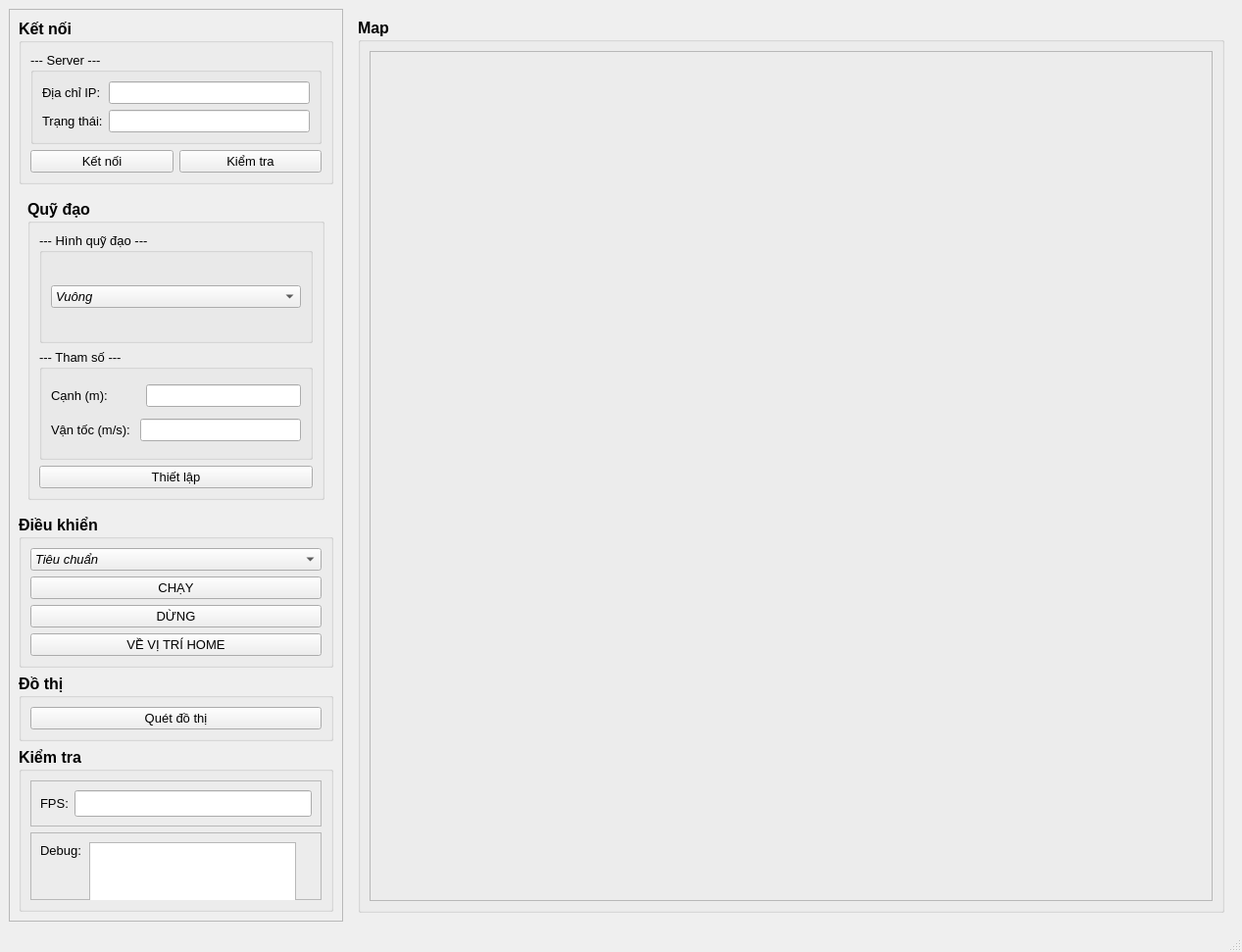
<?xml version="1.0" encoding="UTF-8"?>
<ui version="4.0">
 <class>MainWindow</class>
 <widget class="QMainWindow" name="MainWindow">
  <property name="geometry">
   <rect>
    <x>0</x>
    <y>0</y>
    <width>1267</width>
    <height>971</height>
   </rect>
  </property>
  <property name="windowTitle">
   <string>Robot Control Panel</string>
  </property>
  <widget class="QWidget" name="centralwidget">
   <layout class="QGridLayout" name="gridLayout_6">
    <item row="0" column="0">
     <layout class="QHBoxLayout" name="horizontalLayout" stretch="0,3">
      <item>
       <widget class="QFrame" name="frame_controlPanel">
        <property name="frameShape">
         <enum>QFrame::StyledPanel</enum>
        </property>
        <property name="frameShadow">
         <enum>QFrame::Raised</enum>
        </property>
        <layout class="QGridLayout" name="gridLayout_9">
         <item row="0" column="0">
          <widget class="QGroupBox" name="groupBox_connect">
           <property name="font">
            <font>
             <pointsize>12</pointsize>
             <weight>75</weight>
             <italic>false</italic>
             <bold>true</bold>
             <strikeout>false</strikeout>
            </font>
           </property>
           <property name="title">
            <string>Kết nối</string>
           </property>
           <layout class="QGridLayout" name="gridLayout_7">
            <item row="0" column="0" colspan="2">
             <widget class="QGroupBox" name="groupBox_server">
              <property name="font">
               <font>
                <pointsize>10</pointsize>
                <weight>50</weight>
                <bold>false</bold>
               </font>
              </property>
              <property name="title">
               <string>--- Server ---</string>
              </property>
              <layout class="QGridLayout" name="gridLayout_8">
               <item row="0" column="0">
                <widget class="QLabel" name="label_IPAddress">
                 <property name="font">
                  <font>
                   <pointsize>10</pointsize>
                   <weight>50</weight>
                   <bold>false</bold>
                  </font>
                 </property>
                 <property name="text">
                  <string>Địa chỉ IP:</string>
                 </property>
                </widget>
               </item>
               <item row="0" column="1">
                <widget class="QLineEdit" name="lineEdit_IPAddress"/>
               </item>
               <item row="1" column="0">
                <widget class="QLabel" name="label_status">
                 <property name="font">
                  <font>
                   <pointsize>10</pointsize>
                   <weight>50</weight>
                   <bold>false</bold>
                  </font>
                 </property>
                 <property name="text">
                  <string>Trạng thái:</string>
                 </property>
                </widget>
               </item>
               <item row="1" column="1">
                <widget class="QLineEdit" name="lineEdit_status">
                 <property name="font">
                  <font>
                   <weight>50</weight>
                   <italic>true</italic>
                   <bold>false</bold>
                  </font>
                 </property>
                </widget>
               </item>
              </layout>
             </widget>
            </item>
            <item row="1" column="0">
             <widget class="QPushButton" name="pushButton_connect">
              <property name="font">
               <font>
                <pointsize>10</pointsize>
                <weight>50</weight>
                <bold>false</bold>
               </font>
              </property>
              <property name="text">
               <string>Kết nối</string>
              </property>
             </widget>
            </item>
            <item row="1" column="1">
             <widget class="QPushButton" name="pushButton_checkConnect">
              <property name="font">
               <font>
                <pointsize>10</pointsize>
                <weight>50</weight>
                <bold>false</bold>
               </font>
              </property>
              <property name="text">
               <string>Kiểm tra</string>
              </property>
             </widget>
            </item>
           </layout>
          </widget>
         </item>
         <item row="2" column="0">
          <widget class="QGroupBox" name="groupBox_control">
           <property name="font">
            <font>
             <pointsize>12</pointsize>
             <weight>75</weight>
             <bold>true</bold>
            </font>
           </property>
           <property name="title">
            <string>Điều khiển</string>
           </property>
           <layout class="QVBoxLayout" name="verticalLayout_2">
            <item>
             <widget class="QComboBox" name="comboBox_chooseMode">
              <property name="font">
               <font>
                <pointsize>10</pointsize>
                <weight>50</weight>
                <italic>true</italic>
                <bold>false</bold>
               </font>
              </property>
              <item>
               <property name="text">
                <string>Tiêu chuẩn</string>
               </property>
              </item>
              <item>
               <property name="text">
                <string>Map</string>
               </property>
              </item>
             </widget>
            </item>
            <item>
             <widget class="QPushButton" name="pushButton_run">
              <property name="font">
               <font>
                <pointsize>10</pointsize>
                <weight>50</weight>
                <bold>false</bold>
               </font>
              </property>
              <property name="text">
               <string>CHẠY</string>
              </property>
             </widget>
            </item>
            <item>
             <widget class="QPushButton" name="pushButton_stop">
              <property name="font">
               <font>
                <pointsize>10</pointsize>
                <weight>50</weight>
                <bold>false</bold>
               </font>
              </property>
              <property name="text">
               <string>DỪNG</string>
              </property>
             </widget>
            </item>
            <item>
             <widget class="QPushButton" name="pushButton_returnHome">
              <property name="font">
               <font>
                <pointsize>10</pointsize>
                <weight>50</weight>
                <bold>false</bold>
               </font>
              </property>
              <property name="text">
               <string>VỀ VỊ TRÍ HOME</string>
              </property>
             </widget>
            </item>
           </layout>
          </widget>
         </item>
         <item row="3" column="0">
          <widget class="QGroupBox" name="groupBox_graph">
           <property name="font">
            <font>
             <pointsize>12</pointsize>
             <weight>75</weight>
             <bold>true</bold>
            </font>
           </property>
           <property name="title">
            <string>Đồ thị</string>
           </property>
           <layout class="QGridLayout" name="gridLayout_4">
            <item row="0" column="0">
             <widget class="QPushButton" name="pushButton_clearGraph">
              <property name="font">
               <font>
                <pointsize>10</pointsize>
                <weight>50</weight>
                <bold>false</bold>
               </font>
              </property>
              <property name="text">
               <string>Quét đồ thị</string>
              </property>
             </widget>
            </item>
           </layout>
          </widget>
         </item>
         <item row="4" column="0">
          <widget class="QGroupBox" name="groupBox_check">
           <property name="font">
            <font>
             <pointsize>12</pointsize>
             <weight>75</weight>
             <bold>true</bold>
            </font>
           </property>
           <property name="title">
            <string>Kiểm tra</string>
           </property>
           <layout class="QVBoxLayout" name="verticalLayout" stretch="1,3">
            <item>
             <widget class="QFrame" name="frame">
              <property name="frameShape">
               <enum>QFrame::StyledPanel</enum>
              </property>
              <property name="frameShadow">
               <enum>QFrame::Raised</enum>
              </property>
              <layout class="QHBoxLayout" name="horizontalLayout_3">
               <item>
                <widget class="QLabel" name="label_fps">
                 <property name="font">
                  <font>
                   <pointsize>10</pointsize>
                   <weight>50</weight>
                   <bold>false</bold>
                  </font>
                 </property>
                 <property name="text">
                  <string>FPS:</string>
                 </property>
                </widget>
               </item>
               <item>
                <widget class="QLineEdit" name="lineEdit_fps">
                 <property name="styleSheet">
                  <string notr="true">QLineEdit {
        /* 1. Nền và Chữ */
       
        color: #f70a1e;                  /* Chữ xanh lá (kiểu Hacker/Matrix) */
        
    }</string>
                 </property>
                </widget>
               </item>
              </layout>
             </widget>
            </item>
            <item>
             <widget class="QFrame" name="frame_2">
              <property name="frameShape">
               <enum>QFrame::StyledPanel</enum>
              </property>
              <property name="frameShadow">
               <enum>QFrame::Raised</enum>
              </property>
              <widget class="QLabel" name="label_debug">
               <property name="geometry">
                <rect>
                 <x>10</x>
                 <y>10</y>
                 <width>41</width>
                 <height>16</height>
                </rect>
               </property>
               <property name="font">
                <font>
                 <pointsize>10</pointsize>
                 <weight>50</weight>
                 <bold>false</bold>
                </font>
               </property>
               <property name="text">
                <string>Debug:</string>
               </property>
              </widget>
              <widget class="QTextEdit" name="lineEdit_debug">
               <property name="geometry">
                <rect>
                 <x>60</x>
                 <y>10</y>
                 <width>211</width>
                 <height>91</height>
                </rect>
               </property>
               <property name="font">
                <font>
                 <pointsize>10</pointsize>
                 <weight>50</weight>
                 <bold>false</bold>
                </font>
               </property>
               <property name="styleSheet">
                <string notr="true">QLineEdit {
        /* 1. Nền và Chữ */
       
        color: #f70a1e;                  /* Chữ xanh lá (kiểu Hacker/Matrix) */
        
    }</string>
               </property>
              </widget>
             </widget>
            </item>
           </layout>
          </widget>
         </item>
         <item row="1" column="0">
          <widget class="QStackedWidget" name="stackedWidget_mode">
           <property name="currentIndex">
            <number>0</number>
           </property>
           <widget class="QWidget" name="page_5">
            <layout class="QGridLayout" name="gridLayout_16">
             <item row="0" column="0">
              <widget class="QGroupBox" name="groupBox_traj">
               <property name="font">
                <font>
                 <pointsize>12</pointsize>
                 <weight>75</weight>
                 <italic>false</italic>
                 <bold>true</bold>
                 <strikeout>false</strikeout>
                </font>
               </property>
               <property name="title">
                <string>Quỹ đạo</string>
               </property>
               <layout class="QGridLayout" name="gridLayout_5">
                <item row="0" column="0">
                 <widget class="QGroupBox" name="groupBox_trajConfig">
                  <property name="font">
                   <font>
                    <pointsize>10</pointsize>
                    <weight>50</weight>
                    <bold>false</bold>
                   </font>
                  </property>
                  <property name="title">
                   <string>--- Hình quỹ đạo ---</string>
                  </property>
                  <layout class="QGridLayout" name="gridLayout_3">
                   <item row="0" column="0">
                    <widget class="QComboBox" name="comboBox_chooseTraj">
                     <property name="font">
                      <font>
                       <pointsize>10</pointsize>
                       <weight>50</weight>
                       <italic>true</italic>
                       <bold>false</bold>
                      </font>
                     </property>
                     <item>
                      <property name="text">
                       <string>Vuông</string>
                      </property>
                     </item>
                     <item>
                      <property name="text">
                       <string>Tròn</string>
                      </property>
                     </item>
                     <item>
                      <property name="text">
                       <string>Tam giác</string>
                      </property>
                     </item>
                     <item>
                      <property name="text">
                       <string>Số 8</string>
                      </property>
                     </item>
                     <item>
                      <property name="text">
                       <string>Thẳng</string>
                      </property>
                     </item>
                    </widget>
                   </item>
                  </layout>
                 </widget>
                </item>
                <item row="1" column="0">
                 <widget class="QGroupBox" name="groupBox_params">
                  <property name="font">
                   <font>
                    <pointsize>10</pointsize>
                    <weight>50</weight>
                    <bold>false</bold>
                   </font>
                  </property>
                  <property name="title">
                   <string>--- Tham số ---</string>
                  </property>
                  <layout class="QGridLayout" name="gridLayout_2">
                   <item row="0" column="0" colspan="2">
                    <widget class="QLabel" name="label_paramsTrajConfig">
                     <property name="font">
                      <font>
                       <pointsize>10</pointsize>
                       <weight>50</weight>
                       <bold>false</bold>
                      </font>
                     </property>
                     <property name="text">
                      <string>Cạnh (m):</string>
                     </property>
                    </widget>
                   </item>
                   <item row="0" column="2">
                    <widget class="QLineEdit" name="lineEdit_paramsTrajConfig"/>
                   </item>
                   <item row="1" column="0">
                    <widget class="QLabel" name="label_paramsVelConfig">
                     <property name="font">
                      <font>
                       <pointsize>10</pointsize>
                       <weight>50</weight>
                       <bold>false</bold>
                      </font>
                     </property>
                     <property name="text">
                      <string>Vận tốc (m/s): </string>
                     </property>
                    </widget>
                   </item>
                   <item row="1" column="1" colspan="2">
                    <widget class="QLineEdit" name="lineEdit_paramsVelConfig"/>
                   </item>
                  </layout>
                 </widget>
                </item>
                <item row="2" column="0">
                 <widget class="QPushButton" name="pushButton_config">
                  <property name="font">
                   <font>
                    <pointsize>10</pointsize>
                    <weight>50</weight>
                    <bold>false</bold>
                   </font>
                  </property>
                  <property name="text">
                   <string>Thiết lập</string>
                  </property>
                 </widget>
                </item>
               </layout>
              </widget>
             </item>
            </layout>
           </widget>
           <widget class="QWidget" name="page_6">
            <layout class="QGridLayout" name="gridLayout_15">
             <item row="0" column="0">
              <widget class="QGroupBox" name="groupBox_mapEdit">
               <property name="font">
                <font>
                 <pointsize>12</pointsize>
                 <weight>75</weight>
                 <bold>true</bold>
                </font>
               </property>
               <property name="title">
                <string>Trình chỉnh sửa</string>
               </property>
               <layout class="QGridLayout" name="gridLayout_14">
                <item row="1" column="0">
                 <widget class="QPushButton" name="pushButton_mapEdit">
                  <property name="font">
                   <font>
                    <pointsize>10</pointsize>
                    <weight>50</weight>
                    <bold>false</bold>
                   </font>
                  </property>
                  <property name="text">
                   <string>SỬA</string>
                  </property>
                 </widget>
                </item>
                <item row="1" column="1">
                 <widget class="QPushButton" name="pushButton_mapReset">
                  <property name="font">
                   <font>
                    <pointsize>10</pointsize>
                    <weight>50</weight>
                    <bold>false</bold>
                   </font>
                  </property>
                  <property name="text">
                   <string>XÓA</string>
                  </property>
                 </widget>
                </item>
                <item row="1" column="2">
                 <widget class="QPushButton" name="pushButton_mapSave">
                  <property name="font">
                   <font>
                    <pointsize>10</pointsize>
                    <weight>50</weight>
                    <bold>false</bold>
                   </font>
                  </property>
                  <property name="text">
                   <string>LƯU</string>
                  </property>
                 </widget>
                </item>
                <item row="0" column="0" colspan="2">
                 <widget class="QGroupBox" name="groupBox_mapChooseMode">
                  <property name="font">
                   <font>
                    <pointsize>10</pointsize>
                    <weight>50</weight>
                    <bold>false</bold>
                   </font>
                  </property>
                  <property name="title">
                   <string>--- Mode ---</string>
                  </property>
                  <layout class="QHBoxLayout" name="horizontalLayout_4">
                   <item>
                    <widget class="QRadioButton" name="radioButton_mapDraw">
                     <property name="text">
                      <string>Map</string>
                     </property>
                    </widget>
                   </item>
                   <item>
                    <widget class="QRadioButton" name="radioButton_mapStart">
                     <property name="text">
                      <string>Start</string>
                     </property>
                    </widget>
                   </item>
                   <item>
                    <widget class="QRadioButton" name="radioButton_mapGoal">
                     <property name="text">
                      <string>Goal</string>
                     </property>
                    </widget>
                   </item>
                  </layout>
                 </widget>
                </item>
               </layout>
              </widget>
             </item>
             <item row="1" column="0">
              <widget class="QGroupBox" name="groupBox_mapCal">
               <property name="font">
                <font>
                 <pointsize>10</pointsize>
                </font>
               </property>
               <property name="title">
                <string>--- Quỹ đạo ---</string>
               </property>
               <layout class="QGridLayout" name="gridLayout_17">
                <item row="0" column="0" colspan="2">
                 <widget class="QGroupBox" name="groupBox_params_2">
                  <property name="font">
                   <font>
                    <pointsize>10</pointsize>
                    <weight>50</weight>
                    <bold>false</bold>
                   </font>
                  </property>
                  <property name="title">
                   <string>--- Tham số ---</string>
                  </property>
                  <layout class="QGridLayout" name="gridLayout_13">
                   <item row="0" column="0">
                    <widget class="QCheckBox" name="checkBox_mapCycle">
                     <property name="text">
                      <string>Chu kỳ</string>
                     </property>
                    </widget>
                   </item>
                   <item row="1" column="0">
                    <widget class="QLabel" name="label_paramsVelConfig_2">
                     <property name="font">
                      <font>
                       <pointsize>10</pointsize>
                       <weight>50</weight>
                       <bold>false</bold>
                      </font>
                     </property>
                     <property name="text">
                      <string>Vận tốc (m/s): </string>
                     </property>
                    </widget>
                   </item>
                   <item row="1" column="1">
                    <widget class="QLineEdit" name="lineEdit_mapParamsVelConfig"/>
                   </item>
                  </layout>
                 </widget>
                </item>
                <item row="1" column="0">
                 <widget class="QPushButton" name="pushButton_mapCal">
                  <property name="font">
                   <font>
                    <pointsize>10</pointsize>
                    <weight>50</weight>
                    <bold>false</bold>
                   </font>
                  </property>
                  <property name="text">
                   <string>Tính toán</string>
                  </property>
                 </widget>
                </item>
                <item row="1" column="1">
                 <widget class="QPushButton" name="pushButton_mapSetConfig">
                  <property name="font">
                   <font>
                    <pointsize>10</pointsize>
                    <weight>50</weight>
                    <bold>false</bold>
                   </font>
                  </property>
                  <property name="text">
                   <string>Thiết lập</string>
                  </property>
                 </widget>
                </item>
               </layout>
              </widget>
             </item>
            </layout>
           </widget>
          </widget>
         </item>
        </layout>
       </widget>
      </item>
      <item>
       <widget class="QStackedWidget" name="stackedWidget_Main">
        <property name="currentIndex">
         <number>1</number>
        </property>
        <widget class="QWidget" name="page">
         <layout class="QGridLayout" name="gridLayout">
          <item row="0" column="0">
           <widget class="PlotWidget" name="graph_error" native="true"/>
          </item>
          <item row="1" column="0">
           <widget class="PlotWidget" name="graph_vel" native="true"/>
          </item>
          <item row="2" column="0">
           <widget class="PlotWidget" name="graph_pos" native="true"/>
          </item>
         </layout>
        </widget>
        <widget class="QWidget" name="page_2">
         <layout class="QGridLayout" name="gridLayout_11">
          <item row="0" column="0">
           <widget class="QGroupBox" name="groupBox_map">
            <property name="font">
             <font>
              <pointsize>12</pointsize>
              <weight>75</weight>
              <bold>true</bold>
             </font>
            </property>
            <property name="title">
             <string>Map</string>
            </property>
            <layout class="QGridLayout" name="gridLayout_12">
             <item row="0" column="0">
              <widget class="QFrame" name="widget_map_container">
               <property name="frameShape">
                <enum>QFrame::StyledPanel</enum>
               </property>
               <property name="frameShadow">
                <enum>QFrame::Raised</enum>
               </property>
              </widget>
             </item>
            </layout>
           </widget>
          </item>
         </layout>
        </widget>
       </widget>
      </item>
     </layout>
    </item>
   </layout>
  </widget>
  <widget class="QMenuBar" name="menubar">
   <property name="geometry">
    <rect>
     <x>0</x>
     <y>0</y>
     <width>1267</width>
     <height>21</height>
    </rect>
   </property>
  </widget>
  <widget class="QStatusBar" name="statusbar"/>
 </widget>
 <customwidgets>
  <customwidget>
   <class>PlotWidget</class>
   <extends>QWidget</extends>
   <header location="global">pyqtgraph.h</header>
   <container>1</container>
  </customwidget>
 </customwidgets>
 <resources/>
 <connections/>
</ui>
